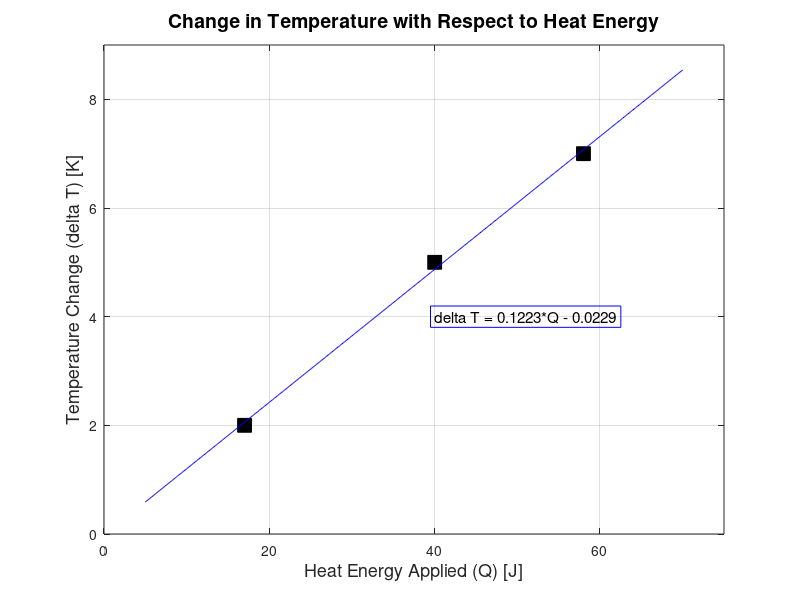

The MATLAB source for this figure:
%{
ENGR 1250-001 Levi Amaya 08/14/2020

Problem Summary:
    If an object is heated, the temperature of the body will increase. The energy
    (Q) associated with a change in temperature is a function of the mass
    of the object (m) and the specific heat (Cp). In an experiment, heat is applied
    to the end of an object, and the temperature change at the other end of the
    object is recorded. This leads to the following equation.

    An unknown material with a mass of = 5 kilograms is tested in the lab, yielding
    the following results. Use the polyfit function to determine the specific
    heat of this material and store the final result in the variable.

    Create a proper plot of the data. Add a linear trendline, showing the resulting
    trendline equation, on the graph for a change in temperature over a range of
    energy from 5 joules to 70 joules.

Variables:
    Known:
        mass = mass of the material in kilograms [kg]
        Q = Heat energy of the material in Joules [J]
        delta_T = Temperature of the material in Kelvin [K]
        x_pf = The range of values of the independent variable for the trendline function in Joules [J]

    Unknown:
        Cp = Specific heat of the material in Joules per kilogram Kelvin [J/kg K]
        Coeff = Trendline coefficients stored in a vector
        m = The independent variable coefficient for the trendline function.
        b = The y-intercept for the trendline function.
        y_pf = The calculated dependent variable values for the trendline function in Kelvin [K]
        TE = The Trendline equation saved as a String.

Assumptions: The experiment was done under ideal conditions.
    
%}
%Housekeeping
clc
clear
close all

% Initializing known variables:
mass = 5;%[kg]
Q = [17 40 58];%[J]
delta_T =[2 5 7];%[K]

%Plotting the test data (delta T) with respect to (Q)
figure('color','w');

plot(Q,delta_T,'s k','MarkerFaceColor','k','MarkerSize',10)

grid on    %Setting grid lines

axis([0 75 0 9]);%Setting the axis domain and range

%Labeling the axis
xlabel('Heat Energy Applied (Q) [J]','FontSize',13);
ylabel('Temperature Change (delta T) [K]','FontSize',13)

%Adding plot title
title('Change in Temperature with Respect to Heat Energy','FontWeight','bold','FontSize',14);

%Finding Trendline coefficients:
Coeff = polyfit(Q,delta_T,1);

%Setting Trendline coefficients:
m = Coeff(1);
b = Coeff(2);

%Setting trendline function variables:
x_pf = [5 : 0.1 : 70];%[K]
y_pf = m*x_pf + b;%[J]

hold on    %To keep previous plot

%Plotting trendline:
plot(x_pf,y_pf,'b -')

%Making the trendline equation string:
TE = sprintf('delta T = %0.4f*Q - %0.4f',m,abs(b));

%Printing trendline to plot
text(40,4,TE,'EdgeColor','b','FontSize',11);

%Computing the Specific Heat of the material: m*Q = Q/mass*Cp => m = 1/mass*Cp => Cp = 1/mass*m
Cp = 1/(m*mass);%[J/kg K] Final answer